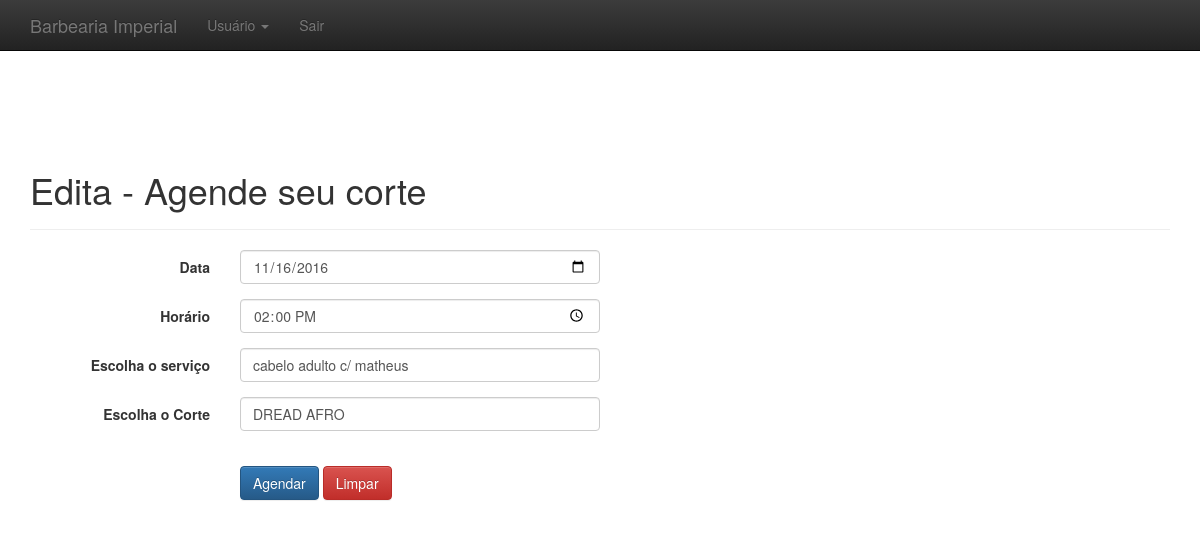
/editar_agendar.php?&id=1, run on the app's committed database.
### tables this page shows
CREATE TABLE `agendar` (
  `id` int(11) NOT NULL AUTO_INCREMENT,
  `data` date DEFAULT NULL,
  `horario` time DEFAULT NULL,
  `servico` varchar(255) DEFAULT NULL,
  `corte` varchar(255) DEFAULT NULL,
  PRIMARY KEY (`id`)
);

### editar_agendar.php (the view, shortened to what this page needs)
<?php
          include_once ("conexao.php");
          $id = $_GET['id'];
          $result = mysqli_query($con, "SELECT * FROM agendar WHERE id='$id' LIMIT 1");
          $resultado = mysqli_fetch_assoc($result);
 ?>
 <!DOCTYPE html>
 <html lang="pt-br">
 <head>
   <link href="css/bootstrap.min.css" rel="stylesheet">
   <link href="css/bootstrap-theme.min.css" rel="stylesheet">
   <link href="css/ie10-viewport-bug-workaround.css" rel="stylesheet">
   <link href="theme.css" rel="stylesheet">
 </head>
 <body>
   <nav class="navbar navbar-inverse navbar-fixed-top">
     <div class="container">
       <div class="navbar-header">
         <a class="navbar-brand" href="administrativo.php">Barbearia Imperial</a>
       </div>
       <div id="navbar" class="navbar-collapse collapse">
         <ul class="nav navbar-nav">
           <li class="dropdown">
             <a href="#" class="dropdown-toggle" data-toggle="dropdown" role="button" aria-haspopup="true" aria-expanded="false">Usuário <span class="caret"></span></a>
           </li>
             <li><a href="sair.php">Sair</a></li>
         </ul>
       </div>
     </div>
   </nav>
   <div class="container theme-showcase" role="main"><br/><br/><br/>
     <div class="page-header">
       <h1>Edita - Agende seu corte</h1>
     </div>
<div class="container">
      <form class="form-horizontal" method="post" action="editar_salvar_agendar.php">
    <div class="form-group">
      <label for="data" class="col-sm-2 control-label">Data</label>
    <div class="col-sm-4">
      <input type="date" class="form-control" name="data" placeholder="Selecione a data" value="<?php echo $resultado['data'];?>" required autofocus>
    </div>
  </div>
    <div class="form-group">
      <label for="horario" class="col-sm-2 control-label">Horário</label>
    <div class="col-sm-4">
      <input type="time" class="form-control" name="horario" placeholder="Selecione o horario" value="<?php echo $resultado['horario'];?>" required autofocus>
    </div>
  </div>
  <div class="form-group">
    <label for="servico" class="col-sm-2 control-label">Escolha o serviço</label>
    <div class="col-sm-4">
      <input type="text" class="form-control" name="servico" placeholder="Selecione o serviço" value="<?php echo $resultado['servico'];?>" required autofocus>
    </div>
  </div>
  <div class="form-group">
    <label for="corte" class="col-sm-2 control-label">Escolha o Corte</label>
    <div class="col-sm-4">
      <input type="text" class="form-control" name="corte" placeholder="Selecione o Corte" value="<?php echo $resultado['corte'];?>" required autofocus>
    </div>
  </div>
  <br/>
  <div class="form-group">
    <div class="col-sm-offset-2 col-sm-2">
      <a><button class="btn btn btn-primary" type="submit">Agendar</button></a>
      <a><button class="btn btn btn-danger" type="reset">Limpar</button></a>
    </div>
  </div>
</form>
    </div>
  </body>
  </html>

### css/theme.css (style rules this page uses)
body { padding-top: 70px; padding-bottom: 30px; }

### data on the page
agendar: data "11/16/2016", horario "14:00:00", servico "cabelo adulto c/ matheus", corte "DREAD AFRO"
